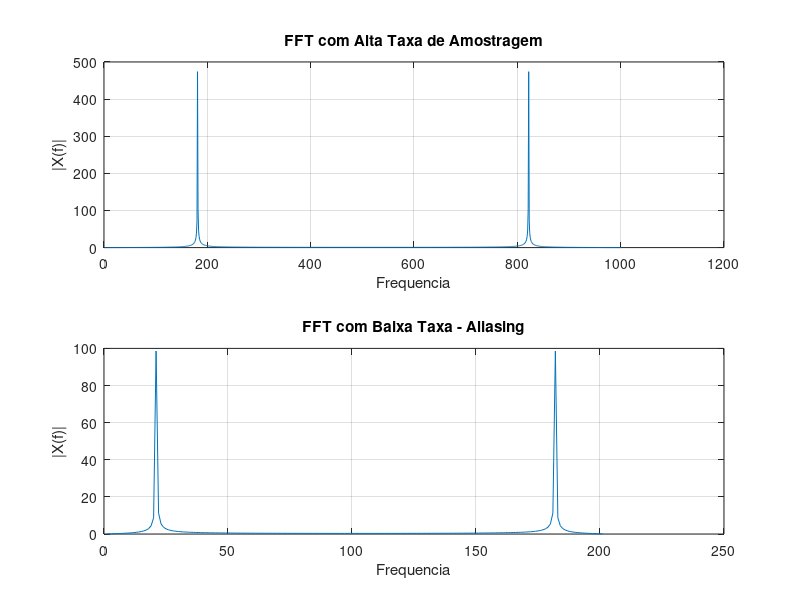

Source code (MATLAB):
% =========================================================
% QUESTAO 3
% Demonstracao do fenomeno de aliasing
% =========================================================

clc;
clear;
close all;

% Taxa de amostragem alta
Fs1 = 1000;

% Taxa de amostragem reduzida
Fs2 = 200;

% Frequencia do sinal
f0 = 180;

% Vetores de tempo
 t1 = 0:1/Fs1:1;
 t2 = 0:1/Fs2:1;

% Geracao dos sinais
x1 = sin(2*pi*f0*t1);
x2 = sin(2*pi*f0*t2);

% FFT dos sinais
X1 = fft(x1);
X2 = fft(x2);

% Plot dos espectros
figure;

subplot(2,1,1);
plot(abs(X1));
title('FFT com Alta Taxa de Amostragem');
xlabel('Frequencia');
ylabel('|X(f)|');
grid on;

subplot(2,1,2);
plot(abs(X2));
title('FFT com Baixa Taxa - Aliasing');
xlabel('Frequencia');
ylabel('|X(f)|');
grid on;
